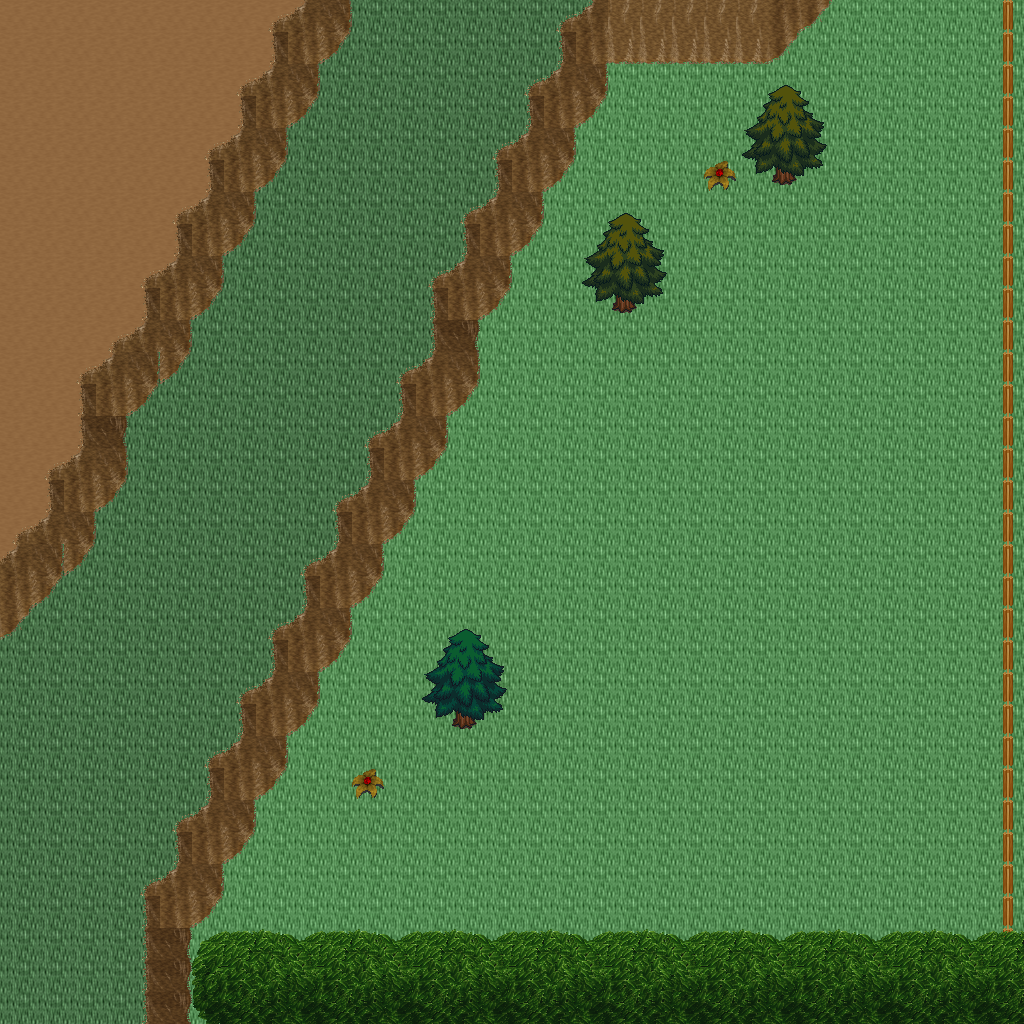

A level layout from a 2D game, rendered from its tile map. Below: a short description, then the map file with tile-grid data replaced by summaries:
An orthogonal 32x32 tile map with 32x32 px tiles, 5 tile layers (Ground, Objects, Objects2, Above, ...), 1 hidden layer not drawn, 12 tilesets.

<map version="1.10" tiledversion="1.11.0" orientation="orthogonal" renderorder="right-down" width="32" height="32" tilewidth="32" tileheight="32" infinite="0" nextlayerid="11" nextobjectid="1">
 <tileset firstgid="1" name="logic_collision" tilewidth="32" tileheight="32" tilecount="1" columns="1">
  <image source="../drawable/logic_collision.png" width="32" height="32" />
 </tileset>
 <tileset firstgid="2" name="ground_ground" tilewidth="32" tileheight="32" tilecount="33" columns="3">
  <image source="../drawable/ground_ground.png" width="96" height="352" />
 </tileset>
 <tileset firstgid="35" name="ground_ridge_earth_pale" tilewidth="32" tileheight="32" tilecount="96" columns="12">
  <image source="../drawable/ground_ridge_earth_pale.png" width="384" height="256" />
 </tileset>
 <tileset firstgid="131" name="ground_ridge_earth_dark" tilewidth="32" tileheight="32" tilecount="96" columns="12">
  <image source="../drawable/ground_ridge_earth_dark.png" width="384" height="256" />
 </tileset>
 <tileset firstgid="227" name="terrain_desert" tilewidth="32" tileheight="32" tilecount="88" columns="8">
  <image source="../drawable/terrain_desert.png" width="256" height="352" />
 </tileset>
 <tileset firstgid="315" name="ground_sand_2" tilewidth="32" tileheight="32" tilecount="15" columns="5">
  <image source="../drawable/ground_sand_2.png" width="160" height="96" />
 </tileset>
 <tileset firstgid="330" name="plant_tree_evergreen" tilewidth="32" tileheight="32" tilecount="36" columns="3">
  <image source="../drawable/plant_tree_evergreen.png" width="96" height="384" />
 </tileset>
 <tileset firstgid="366" name="plant_cactus_2" tilewidth="32" tileheight="32" tilecount="10" columns="5">
  <image source="../drawable/plant_cactus_2.png" width="160" height="64" />
 </tileset>
 <tileset firstgid="376" name="plant_cactus" tilewidth="32" tileheight="32" tilecount="2" columns="1">
  <image source="../drawable/plant_cactus.png" width="32" height="64" />
 </tileset>
 <tileset firstgid="378" name="plant_bush_various_small" tilewidth="32" tileheight="32" tilecount="9" columns="3">
  <image source="../drawable/plant_bush_various_small.png" width="96" height="96" />
 </tileset>
 <tileset firstgid="387" name="plant_tree_tree_green" tilewidth="32" tileheight="32" tilecount="88" columns="8">
  <image source="../drawable/plant_tree_tree_green.png" width="256" height="352" />
 </tileset>
 <tileset firstgid="475" name="building_fence_fence_chunky" tilewidth="32" tileheight="32" tilecount="21" columns="3">
  <image source="../drawable/building_fence_fence_chunky.png" width="96" height="224" />
 </tileset>
 <layer id="1" name="Ground" width="32" height="32">
  <data>[1024 cells, 1024 non-empty, 3 distinct tile ids]</data>
 </layer>
 <layer id="2" name="Objects" width="32" height="32">
  <data>[1024 cells, 195 non-empty, 14 distinct tile ids]</data>
 </layer>
 <layer id="3" name="Objects2" width="32" height="32">
  <data>[1024 cells, 0 non-empty, 0 distinct tile ids]</data>
 </layer>
 <layer id="4" name="Above" width="32" height="32">
  <data>[1024 cells, 108 non-empty, 34 distinct tile ids]</data>
 </layer>
 <layer id="5" name="Above2" width="32" height="32">
  <data>[1024 cells, 0 non-empty, 0 distinct tile ids]</data>
 </layer>
 <layer id="6" name="Walkable" width="32" height="32" visible="0">
  <data>[1024 cells, 147 non-empty, 1 distinct tile ids]</data>
 </layer>
 <objectgroup id="7" name="Mapevents" />
 <objectgroup id="8" name="Spawn" />
 <objectgroup id="9" name="Keys" />
 <objectgroup id="10" name="Replace" />
</map>
